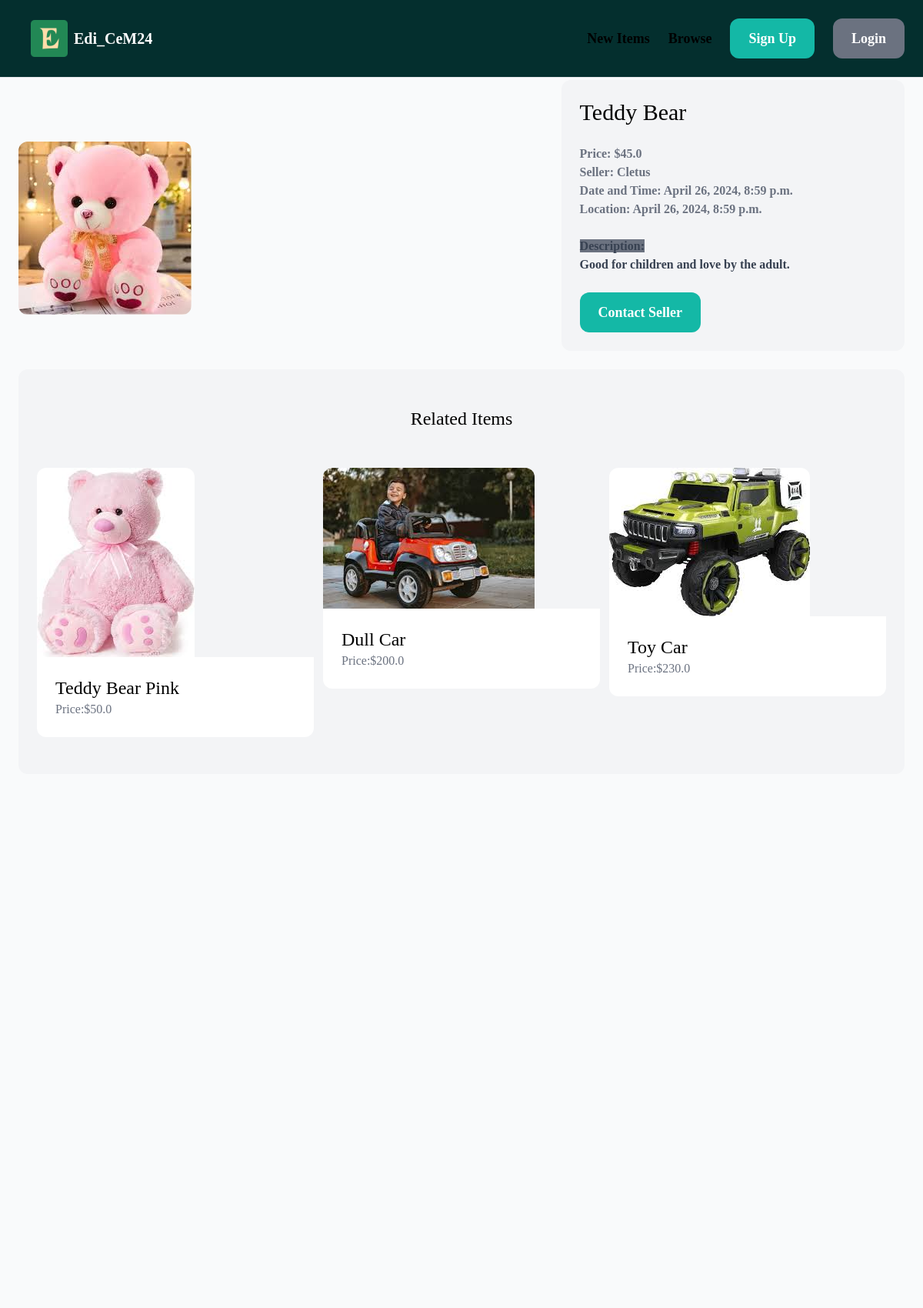
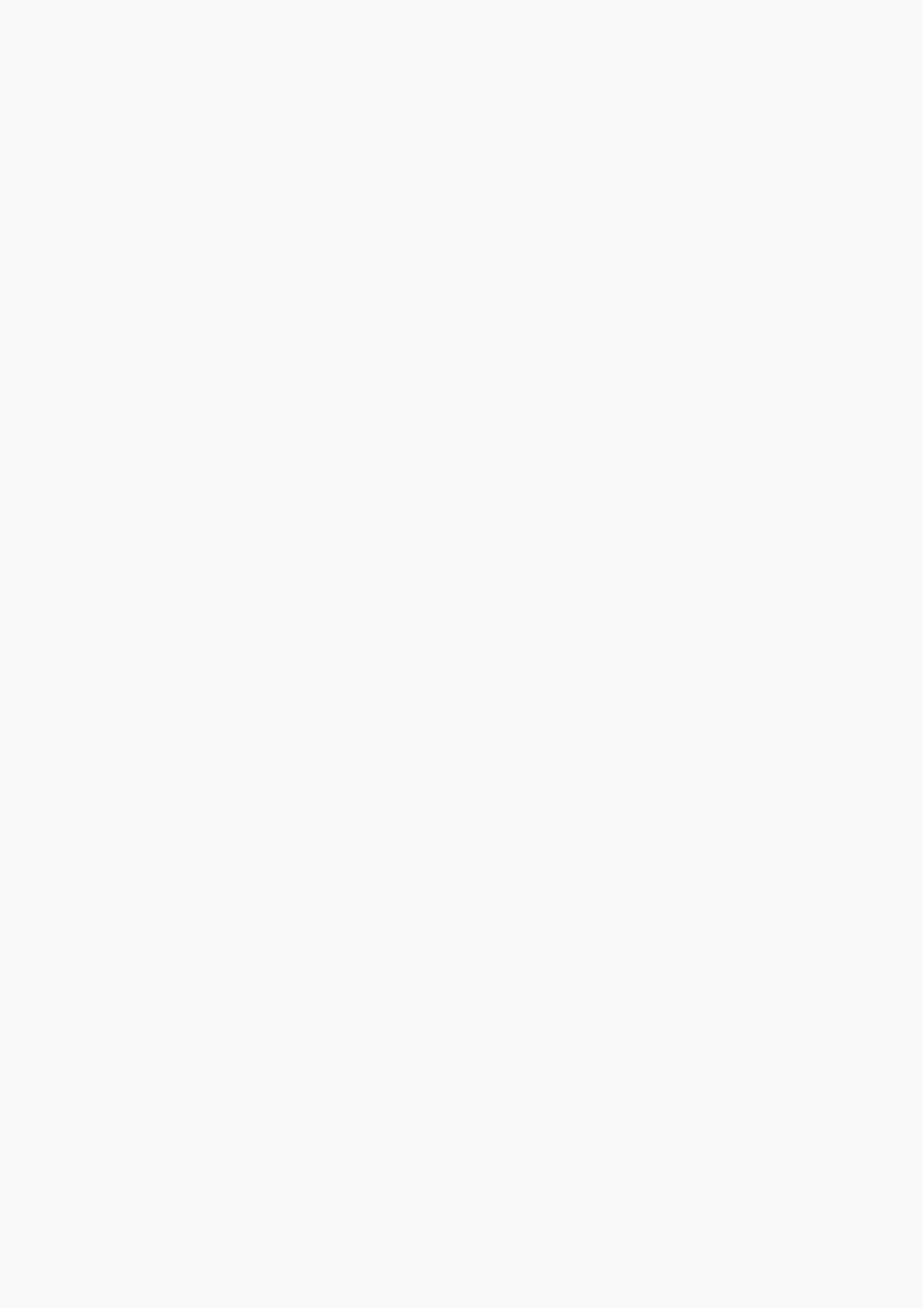
The page /item/5/ (upper part) on the database its author committed (2 pictures, top to bottom).
### item/models.py (models this page shows, shortened)
class Item(models.Model):
    category = models.ForeignKey(Category, related_name='item', on_delete=models.CASCADE)
    name =  models.CharField(max_length=255)
    description = models.TextField(blank=True, null=True)
    price = models.FloatField()
    image = models.ImageField(upload_to='store', blank=True, null=True)
    is_sold = models.BooleanField(default=False)
    created_by = models.ForeignKey(User, related_name='item', on_delete=models.CASCADE)
    created_at = models.DateTimeField(auto_now_add=True)

### item/views.py (the view)
# urls.py: path('<int:pk>/', views.detail, name='detail'),
def detail(request, pk):
    item = get_object_or_404(Item, pk=pk)
    related_items = Item.objects.filter(category=item.category, is_sold=False).exclude(pk=pk)[0:3]
    return render(request, 'item/detail.html', {
        'item': item,
        'related_items': related_items,
    })

### item/templates/item/detail.html (shortened to what this page needs)
{% extends 'base.html' %}
{% load static %}
{% block content %}
     <div class="grid grid-cols-5 gap-6 mt-20">
         <div class="col-span-3 mt-20">
             <img src="{{ item.image.url}}" alt="images" class="rounded-xl"/>
         </div>
         <div class="col-span-2 p-6 bg-gray-100 rounded-xl">
            <h1 class="mb-6 text-3xl">{{ item.name }}</h1>
            <p class="text-gray-500"><strong>Price: ${{ item.price }}</strong></p>
            <p class="text-gray-500"><strong>Seller: {{ item.created_by.username }}</strong></p>
            <p class="text-gray-500"><strong>Date and Time: {{ item.created_at }}</strong></p>
            <p class="text-gray-500"><strong>Location: {{ item.created_at }}</strong></p>
             <br>
             {% if item.description  %}
                <p class="text-gray-700">
                    <strong class="bg-gray-500">Description:</strong><br><strong class="gap-16">{{ item.description }}</strong>
                </p>
            {% endif %}
            {% if request.user == item.created_by %}
               <div class="mt-6 gap-3 p-6 bg-white rounded-xl">
                  <p>This is your item!</p>
                  <a href="{% url 'item:edit' item.id %}" class="inline-block mt-6 px-6 py-3 text-2xl font-semibold bg-teal-700 hover:bg-teal-900 text-white rounded-xl">Edit</a>
                  <a href="{% url 'item:delete' item.id %}" class="inline-block mt-6 ml-4 px-6 py-3 text-2xl font-semibold bg-red-700 hover:bg-red-900 text-white rounded-xl">Delete</a>
               </div>
               {% else %}
                  <a href="{% url 'conversation:new' item.id %}" class="inline-block mt-6 px-6 py-3 text-lg font-semibold bg-teal-500 text-white rounded-xl hover:bg-teal-700">Contact Seller</a>
            {% endif %}
        </div>
     </div>
     <div class="mt-6 px-6 py-12 bg-gray-100 rounded-xl">
        <h2 class="mb-12 text-2xl text-center">Related Items</h2>
        <div class="grid grid-cols-3 gap-3">
            {% for item in related_items %}
                 <div class="g">
                    <a href="{% url 'item:detail' item.id %}">
                        <div class="c">
                            <img src="{{ item.image.url }}" alt="images" class="rounded-t-xl">
                        </div>
                        <div class="p-6 bg-white rounded-b-xl">
                            <h2 class="text-2xl">{{ item.name }}</h2>
                            <p class="text-gray-500">Price:${{ item.price }}</p>
                        </div>
                    </a>
                </div>
            {% endfor %}
        </div>
     </div>
{% endblock content %}

### rows shown on the page
Item: image (picture), name "Teddy Bear", price "45.0", created_by.username "Cletus", created_at "April 26, 2024, 8:59 p.m.", description "Good for children and love by the adult."
Item: image (picture), name "Teddy Bear Pink", price "50.0"
Item: image (picture), name "Dull Car", price "200.0"
Item: image (picture), name "Toy Car", price "230.0"
